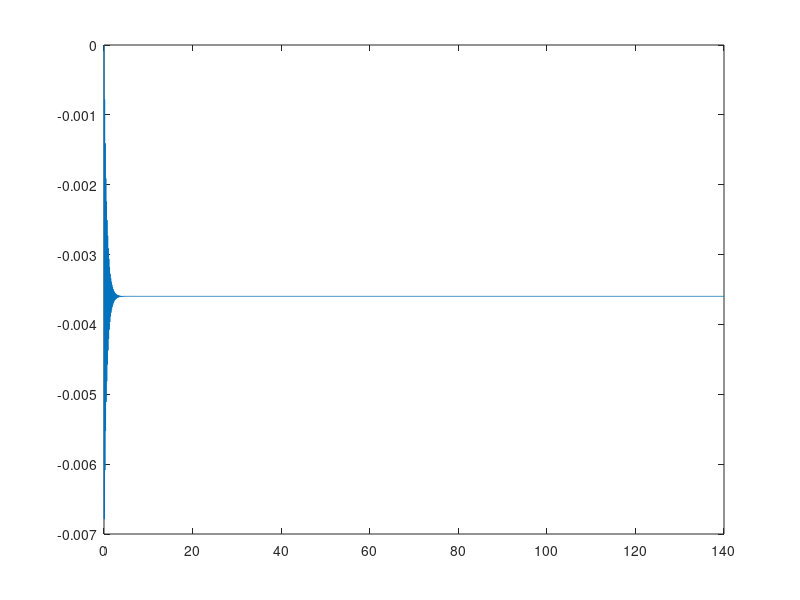

The MATLAB source for this figure:
clear
clc
close all

M = [600, 400, 200; 400, 1200, 0; 200, 0 800];
K = [300, 0, -200; 0, 500, 300; -200, 300, 700] .* 1e3;
C = [500, 300, -400; 300, 900, 600; -400, 600, 1300];
C_light = diag(C) .* eye(3);

amps = [200; 0; 0];
force_frequencies = [16; 0; 0];

q_0 = [0; 0; 0];
qdot_0 = [0; 0; 0];

[vectors, values] = eig(K,M);

natural_frequencies = [sqrt(values(1,1)); sqrt(values(2,2)); sqrt(values(3,3))];

norm_vector1 = vectors(:,1) / sqrt(transpose(vectors(:,1)) * M * vectors(:,1));
norm_vector2 = vectors(:,2) / sqrt(transpose(vectors(:,2)) * M * vectors(:,2));
norm_vector3 = vectors(:,3) / sqrt(transpose(vectors(:,3)) * M * vectors(:,3));

Phi = [norm_vector1, norm_vector2, norm_vector3];

zeta = diag((transpose(Phi) * C * Phi)) .* (2 .* natural_frequencies).^(-1);
damped_frequencies = natural_frequencies .* sqrt(1 - zeta.^2);

eta_0 = transpose(Phi) * M * q_0;
etadot_0 = transpose(Phi) * M * qdot_0;

t = linspace(0,140,10000);

eta_homogeneous = exp(-zeta .* natural_frequencies .* t) .* (eta_0 .* cos(damped_frequencies .* t) + ((etadot_0  + zeta .* natural_frequencies .* eta_0) ./ damped_frequencies) .* sin(damped_frequencies .* t));

% eta1_homogeneous = exp(-zeta(1) .* natural_frequencies(1) .* t) .* (eta_0(1) .* cos(damped_frequencies(1) .* t) + ((etadot_0(1)  + zeta(1) .* natural_frequencies(1) .* eta_0(1)) / damped_frequencies(1)) .* sin(damped_frequencies(1) .* t));
% eta2_homogeneous = exp(-zeta(2) .* natural_frequencies(2) .* t) .* (eta_0(2) .* cos(damped_frequencies(2) .* t) + ((etadot_0(2)  + zeta(2) .* natural_frequencies(2) .* eta_0(2)) / damped_frequencies(2)) .* sin(damped_frequencies(2) .* t));
% eta3_homogeneous = exp(-zeta(3) .* natural_frequencies(3) .* t) .* (eta_0(3) .* cos(damped_frequencies(3) .* t) + ((etadot_0(3)  + zeta(3) .* natural_frequencies(3) .* eta_0(3)) / damped_frequencies(3)) .* sin(damped_frequencies(3) .* t));

eta_forced = transpose(Phi) * amps .* (1 .* (natural_frequencies.^2 - force_frequencies.^2).^2 + 4 .* zeta.^2 .* natural_frequencies.^2 .* force_frequencies.^2).^(-1) .* ((natural_frequencies.^2 - force_frequencies.^2) .* cos(force_frequencies.*t) + 2 .* zeta .* natural_frequencies .* force_frequencies .* sin(force_frequencies .* t) - exp(-zeta .* natural_frequencies .* t) .* ((natural_frequencies.^2 - force_frequencies.^2) .* cos(damped_frequencies .* t) + ((zeta .* natural_frequencies .* (natural_frequencies + force_frequencies.^2))./damped_frequencies) .* sin(damped_frequencies .* t)));

ETA = eta_forced + eta_homogeneous;

Q = Phi * ETA;

plot(t,ETA(3,:))

tau1 = 110;
tau2 = 32;
tau3 = 7;

tau = ((pi)./(zeta .* natural_frequencies));